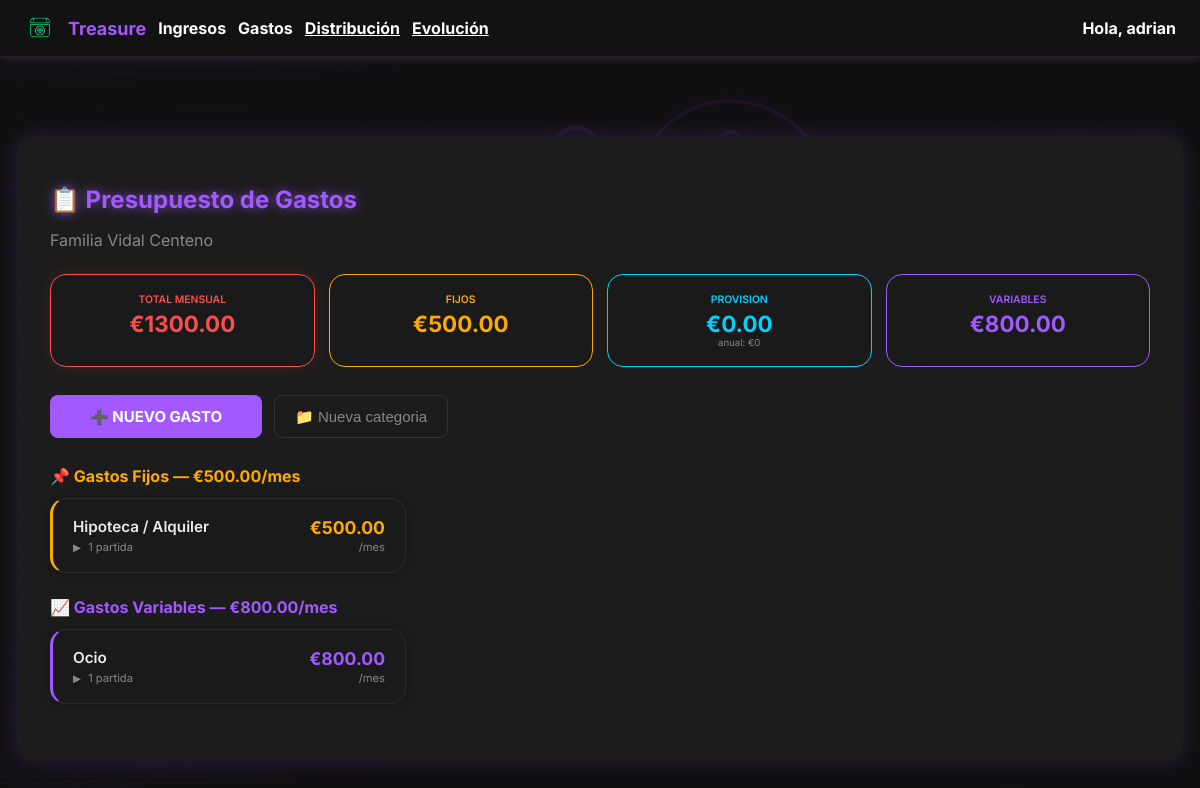
Page /finanzas/gastos/ (signed in) on the committed database.
### core/models.py (models this page shows, shortened)
class Hogar(models.Model):
    nombre = models.CharField(max_length=100)
    moneda_principal = models.CharField(
        max_length=5,
        choices=[('EUR', '€ Euro'), ('USD', '$ Dólar'), ('BTC', '₿ Bitcoin')],
        default='EUR'
    )
    creado_por = models.ForeignKey(
        User, on_delete=models.SET_NULL, null=True, related_name='hogares_creados'
    )
    fecha_creacion = models.DateTimeField(auto_now_add=True)

### finanzas/models.py (models this page shows, shortened)
class CategoriaGasto(models.Model):
    hogar = models.ForeignKey('core.Hogar', on_delete=models.CASCADE, related_name='categorias_gasto')
    nombre = models.CharField(max_length=100)
    tipo = models.CharField(max_length=20, choices=TIPO_GASTO_CHOICES)
    es_predefinida = models.BooleanField(default=False)
    activo = models.BooleanField(default=True)
    class Meta:
        ordering = ['tipo', 'nombre']
        unique_together = ('hogar', 'nombre')

### finanzas/views_gastos.py (the view)
# urls.py: path('gastos/', views_gastos.listar_gastos, name='listar_gastos'),
@login_required
def listar_gastos(request):
    profile = getattr(request.user, 'userprofile', None)
    if not profile or not profile.hogar:
        messages.error(request, "Necesitas pertenecer a un hogar.")
        return redirect('dashboard')
    hogar = profile.hogar
    _crear_categorias_predefinidas(hogar)
    categorias = CategoriaGasto.objects.filter(hogar=hogar, activo=True).prefetch_related('partidas')
    gastos_fijos = []
    gastos_anuales = []
    gastos_variables = []
    total_fijos = Decimal('0')
    total_anuales_anual = Decimal('0')
    total_provision = Decimal('0')
    total_variables = Decimal('0')
    for cat in categorias:
        partidas = cat.partidas.filter(activo=True).select_related('responsable')
        if not partidas.exists():
            continue
        subtotal_mensual = sum(p.importe_mensual for p in partidas)
        subtotal_anual = sum(p.importe_anual for p in partidas)
        num_partidas = partidas.count()
        entrada = {
            'categoria': cat,
            'partidas': partidas,
            'subtotal_mensual': subtotal_mensual,
            'subtotal_anual': subtotal_anual,
            'num_partidas': num_partidas,
        }
        if cat.tipo == 'fijo':
            gastos_fijos.append(entrada)
            total_fijos += subtotal_mensual
        elif cat.tipo == 'anual':
            gastos_anuales.append(entrada)
            total_anuales_anual += subtotal_anual
            total_provision += subtotal_mensual
        elif cat.tipo == 'variable':
            gastos_variables.append(entrada)
            total_variables += subtotal_mensual
    total_mensual = total_fijos + total_provision + total_variables
    open_cat = request.GET.get('open', '')
    return render(request, 'finanzas/gastos/listar.html', {
        'hogar': hogar,
        'gastos_fijos': gastos_fijos,
        'gastos_anuales': gastos_anuales,
        'gastos_variables': gastos_variables,
        'total_fijos': total_fijos,
        'total_anuales_anual': total_anuales_anual,
        'total_provision': total_provision,
        'total_variables': total_variables,
        'total_mensual': total_mensual,
        'open_cat': open_cat,
    })

### finanzas/context_processors.py (called while the page is built)
def resumen_inversiones_context(request):
    if request.user.is_authenticated:
        resumen = ResumenInversionesMensual.objects.filter(
            usuario=request.user
        ).order_by('-registro__anio', '-registro__mes').first()
    else:
        resumen = None
    return {
        'resumen_inversiones': resumen
    }

### finanzas/models.py (called while the page is built)
    @property
    def importe_mensual(self):
        divisores = {
            'mensual': Decimal('1'),
            'bimensual': Decimal('2'),
            'trimestral': Decimal('3'),
            'semestral': Decimal('6'),
            'anual': Decimal('12'),
        }
        divisor = divisores.get(self.periodicidad, Decimal('1'))
        return round(self.importe / divisor, 2)

    @property
    def importe_anual(self):
        multiplicadores = {
            'mensual': Decimal('12'),
            'bimensual': Decimal('6'),
            'trimestral': Decimal('4'),
            'semestral': Decimal('2'),
            'anual': Decimal('1'),
        }
        mult = multiplicadores.get(self.periodicidad, Decimal('12'))
        return round(self.importe * mult, 2)

### finanzas/views_gastos.py (called while the page is built)
def _crear_categorias_predefinidas(hogar):
    for tipo, nombre in CATEGORIAS_PREDEFINIDAS:
        CategoriaGasto.objects.get_or_create(
            hogar=hogar, nombre=nombre,
            defaults={'tipo': tipo, 'es_predefinida': True}
        )

### templates/finanzas/gastos/listar.html (shortened to what this page needs)
{% extends "base.html" %}
{% block body_class %}dashboard-background{% endblock %}
{% block content %}
<div class="dashboard-container">
    <h1 style="color: var(--primary-color); text-shadow: 0 0 12px var(--glow); margin-bottom: 8px;">&#128203; Presupuesto de Gastos</h1>
    <p style="color: var(--muted); margin-bottom: 24px;">{{ hogar.nombre }}</p>
    <div style="display: grid; grid-template-columns: repeat(auto-fit, minmax(155px, 1fr)); gap: 14px; margin-bottom: 28px;">
        <div style="background: #1a1a1a; border: 1px solid #ff4d4d; border-radius: 16px; padding: 18px; text-align: center; box-shadow: 0 0 15px rgba(255,77,77,0.15);">
            <div style="font-size: 0.65rem; font-weight: 600; text-transform: uppercase; color: #ff4d4d; margin-bottom: 4px;">Total Mensual</div>
            <div style="font-size: 1.4rem; font-weight: 700; color: #ff4d4d;">&euro;{{ total_mensual|floatformat:2 }}</div>
        </div>
        <div style="background: #1a1a1a; border: 1px solid #ffaa00; border-radius: 16px; padding: 18px; text-align: center;">
            <div style="font-size: 0.65rem; font-weight: 600; text-transform: uppercase; color: #ffaa00; margin-bottom: 4px;">Fijos</div>
            <div style="font-size: 1.4rem; font-weight: 700; color: #ffaa00;">&euro;{{ total_fijos|floatformat:2 }}</div>
        </div>
        <div style="background: #1a1a1a; border: 1px solid #00d1ff; border-radius: 16px; padding: 18px; text-align: center;">
            <div style="font-size: 0.65rem; font-weight: 600; text-transform: uppercase; color: #00d1ff; margin-bottom: 4px;">Provision</div>
            <div style="font-size: 1.4rem; font-weight: 700; color: #00d1ff;">&euro;{{ total_provision|floatformat:2 }}</div>
            <div style="font-size: 0.6rem; color: var(--muted);">anual: &euro;{{ total_anuales_anual|floatformat:0 }}</div>
        </div>
        <div style="background: #1a1a1a; border: 1px solid var(--primary-color); border-radius: 16px; padding: 18px; text-align: center;">
            <div style="font-size: 0.65rem; font-weight: 600; text-transform: uppercase; color: var(--primary-color); margin-bottom: 4px;">Variables</div>
            <div style="font-size: 1.4rem; font-weight: 700; color: var(--primary-color);">&euro;{{ total_variables|floatformat:2 }}</div>
        </div>
    </div>
    <div style="display: flex; gap: 12px; margin-bottom: 28px; flex-wrap: wrap;">
        <a href="{% url 'finanzas:crear_partida' %}" class="btn btn-primary">&#10133; Nuevo gasto</a>
        <button onclick="document.getElementById('modal-categoria').style.display='flex'" class="btn btn-secondary">&#128193; Nueva categoria</button>
    </div>
    {% if gastos_fijos %}
    <div class="section-label" style="color: #ffaa00;">&#128204; Gastos Fijos &mdash; &euro;{{ total_fijos|floatformat:2 }}/mes</div>
    <div class="grid-gastos">
        {% for grupo in gastos_fijos %}
        <div class="gasto-card tipo-fijo {% if open_cat == grupo.categoria.id|stringformat:'s' %}open{% endif %}" data-cat-id="{{ grupo.categoria.id }}" onclick="toggleCard(this)">
            <div class="gasto-card-header">
                <div>
                    <div class="gasto-card-nombre">{{ grupo.categoria.nombre }}</div>
                    <div class="gasto-card-count"><span class="chevron">&#9654;</span> {{ grupo.num_partidas }} partida{{ grupo.num_partidas|pluralize:"s" }}</div>
                </div>
                <div>
                    <div class="gasto-card-monto" style="color: #ffaa00;">&euro;{{ grupo.subtotal_mensual|floatformat:2 }}</div>
                    <div class="gasto-card-sub">/mes</div>
                </div>
            </div>
        </div>
        {% endfor %}
    </div>
    {% endif %}
    {% if gastos_variables %}
    <div class="section-label" style="color: var(--primary-color);">&#128200; Gastos Variables &mdash; &euro;{{ total_variables|floatformat:2 }}/mes</div>
    <div class="grid-gastos">
        {% for grupo in gastos_variables %}
        <div class="gasto-card tipo-variable {% if open_cat == grupo.categoria.id|stringformat:'s' %}open{% endif %}" data-cat-id="{{ grupo.categoria.id }}" onclick="toggleCard(this)">
            <div class="gasto-card-header">
                <div>
                    <div class="gasto-card-nombre">{{ grupo.categoria.nombre }}</div>
                    <div class="gasto-card-count"><span class="chevron">&#9654;</span> {{ grupo.num_partidas }} partida{{ grupo.num_partidas|pluralize:"s" }}</div>
                </div>
                <div>
                    <div class="gasto-card-monto" style="color: var(--primary-color);">&euro;{{ grupo.subtotal_mensual|floatformat:2 }}</div>
                    <div class="gasto-card-sub">/mes</div>
                </div>
            </div>
        </div>
        {% endfor %}
    </div>
    {% endif %}
</div>
{% endblock %}

### templates/base.html (shortened to what this page needs)
{% load static %}
<!DOCTYPE html>
<html lang="es">
<head>
    <link rel="stylesheet" href="{% static 'css/main.css' %}">
</head>
<body class="{% block body_class %}{% endblock %}">
    {% if request.user.is_authenticated and not hide_navbar %}
    <nav class="navbar">
        <div class="navbar-left">
            <img src="{% static 'img/logo_treasure_3.png' %}" class="nav-logo" alt="Treasure Logo">
            <span class="nav-title">Treasure</span>
            <div class="nav-user-dropdown">
                <span class="nav-user-toggle">Ingresos</span>
            </div>
            <div class="nav-user-dropdown">
                <span class="nav-user-toggle">Gastos</span>
            </div>
            <a href="{% url 'finanzas:vista_distribucion' %}" class="nav-user-toggle">Distribución</a>
            <a href="{% url 'finanzas:vista_evolucion' %}" class="nav-user-toggle">Evolución</a>        </div>
        <div class="navbar-right">
            <div class="nav-user-dropdown">
                <span class="nav-user-toggle">
                    Hola, <span class="nav-username">{{ request.user.first_name|default:request.user.username }}</span>
                </span>
            </div>
        </div>
    </nav>
    {% endif %}
    {% block content %}
    {% endblock %}
</body>
</html>

### static/css/main.css (style rules this page uses)
:root { --primary-color: #a259ff; --glow: rgba(162, 89, 255, 0.7); --dark-bg: #101010; --input-bg: #1c1c1c; --text-color: #eaeaea; --muted: #888; --border: #333; }
body { margin: 0; padding: 0; font-family: 'Inter', sans-serif; background-color: #121212; color: #fff; }
body.dashboard-background { background-image: linear-gradient( rgba(18, 18, 18, 0.9), rgba(18, 18, 18, 0.9) ), url('../img/bg-cyberpunk-finanzas.png'); background-size: cover; background-position: center; background-attachment: fixed; }
h1 { font-size: 24px; margin-bottom: 10px; color: var(--primary-color); }
.btn { display: inline-block; padding: 12px 40px; text-align: center; border: none; border-radius: 8px; font-size: 15px; font-weight: bold; text-transform: uppercase; cursor: pointer; transition: box-shadow 0.3s ease, background-color 0.3s ease; text-decoration: none; color: var(--text-color); }
.btn-primary { background-color: var(--primary-color); color: white; }
.btn-secondary { background-color: transparent; color: var(--muted); border: 1px solid var(--border); padding: 10px 20px; border-radius: 8px; font-weight: 500; text-transform: none; transition: 0.2s all ease-in-out; display: inline-block; text-decoration: none; }
.dashboard-container { max-width: 1100px; margin: 80px auto; padding: 2rem; background-color: #1c1c1c; border-radius: 12px; box-shadow: 0 0 20px rgba(162, 89, 255, 0.2); }
.navbar { display: flex; justify-content: space-between; align-items: center; background-color: #121212; padding: 12px 24px; box-shadow: 0 0 10px rgba(162, 89, 255, 0.3); border-bottom: 1px solid #222; }
.navbar-left { display: flex; align-items: center; gap: 12px; }
.nav-logo { height: 32px; width: auto; }
.nav-title { font-size: 18px; color: var(--primary-color); font-weight: bold; }
.navbar-right { display: flex; align-items: center; gap: 20px; }
.nav-user-dropdown { position: relative; display: inline-block; }
.nav-user-toggle { cursor: pointer; color: #fff; font-weight: bold; }

### templates/finanzas/gastos/listar.html (style rules this page uses)
.gasto-card { background: #1a1a1a; border: 1px solid #2a2a2a; border-radius: 16px; cursor: pointer; transition: all 0.3s ease; box-shadow: 0 0 12px rgba(0,0,0,0.3); position: relative; }
.gasto-card.tipo-fijo { border-left: 3px solid #ffaa00; }
.gasto-card.tipo-variable { border-left: 3px solid var(--primary-color); }
.gasto-card-header { display: flex; justify-content: space-between; align-items: center; padding: 18px 20px; }
.gasto-card-nombre { font-size: 0.95rem; font-weight: 600; color: var(--text-color); }
.gasto-card-monto { font-size: 1.1rem; font-weight: 700; }
.gasto-card-sub { font-size: 0.7rem; color: var(--muted); margin-top: 2px; text-align: right; }
.gasto-card-count { font-size: 0.7rem; color: var(--muted); margin-top: 4px; }
.chevron { display: inline-block; transition: transform 0.3s; font-size: 0.65rem; color: var(--muted); margin-right: 4px; }
.grid-gastos { display: grid; grid-template-columns: repeat(auto-fill, minmax(300px, 1fr)); gap: 16px; margin-bottom: 24px; }
.section-label { font-size: 1rem; font-weight: 700; margin-bottom: 12px; display: flex; align-items: center; gap: 8px; }

### rows in the picture
Hogar: nombre "Familia Vidal Centeno"
CategoriaGasto: categoria.nombre "Hipoteca / Alquiler", num_partidas "1", subtotal_mensual "500.00"
CategoriaGasto: categoria.nombre "Ocio", num_partidas "1", subtotal_mensual "800.00"

### other values in the picture
{{ request.user.first_name|default:request.user.username }} "adrian"
{{ total_mensual|floatformat:2 }} "1300.00"
{{ total_fijos|floatformat:2 }} "500.00"
{{ total_provision|floatformat:2 }} "0.00"
{{ total_anuales_anual|floatformat:0 }} "0"
{{ total_variables|floatformat:2 }} "800.00"
